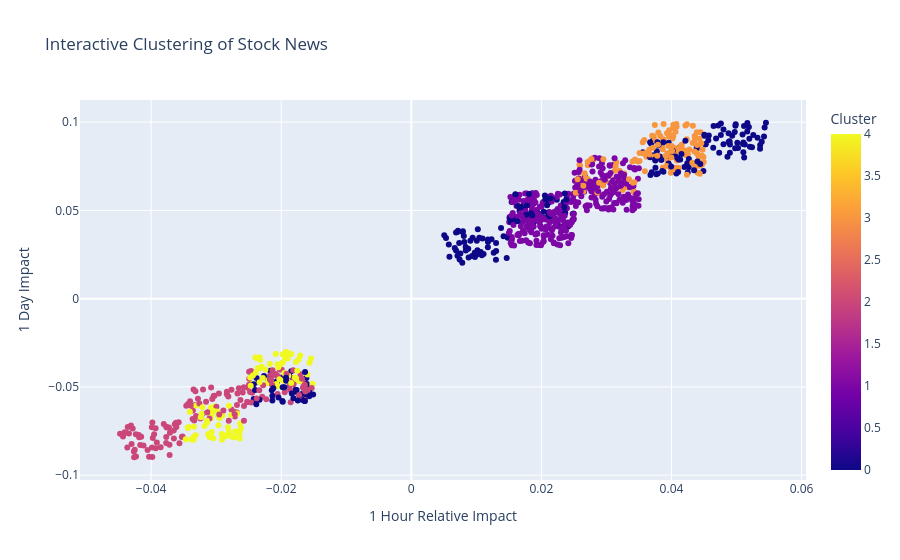

The notebook cell this image was saved under:
### Code cell
# Plot the clusters using Plotly
fig = px.scatter(
    df, x='1 Hour Relative Impact', y='1 Day Impact', color='Cluster', hover_data=['Stock Name', 'News Content'],
    title='Interactive Clustering of Stock News',
    labels={'PCA1': 'Principal Component 1', 'PCA2': 'Principal Component 2'}
)

# Show the plot
fig.show()

### Figure 1 — Plotly figure (JSON) as saved in the notebook; plotly's stock layout.template omitted (floating-point values rounded to 4 significant figures; data arrays with more than 128 entries replaced by an {"elided": "..."} marker saying what was removed)
{"data": [{"customdata": {"elided": "1000x2 str values"}, "hovertemplate": "1 Hour Relative Impact=%{x}<br>1 Day Impact=%{y}<br>Stock Name=%{customdata[0]}<br>News Content=%{customdata[1]}<br>Cluster=%{marker.color}<extra></extra>", "legendgroup": "", "marker": {"color": {"elided": "1000 int values"}, "coloraxis": "coloraxis", "symbol": "circle"}, "mode": "markers", "name": "", "orientation": "v", "showlegend": false, "type": "scatter", "x": {"elided": "1000 float values"}, "xaxis": "x", "y": {"elided": "1000 float values"}, "yaxis": "y"}], "layout": {"coloraxis": {"colorbar": {"title": {"text": "Cluster"}}, "colorscale": [[0, "#0d0887"], [0.1111, "#46039f"], [0.2222, "#7201a8"], [0.3333, "#9c179e"], [0.4444, "#bd3786"], [0.5556, "#d8576b"], [0.6667, "#ed7953"], [0.7778, "#fb9f3a"], [0.8889, "#fdca26"], [1, "#f0f921"]]}, "legend": {"tracegroupgap": 0}, "title": {"text": "Interactive Clustering of Stock News"}, "xaxis": {"anchor": "y", "domain": [0, 1], "title": {"text": "1 Hour Relative Impact"}}, "yaxis": {"anchor": "x", "domain": [0, 1], "title": {"text": "1 Day Impact"}}}}
